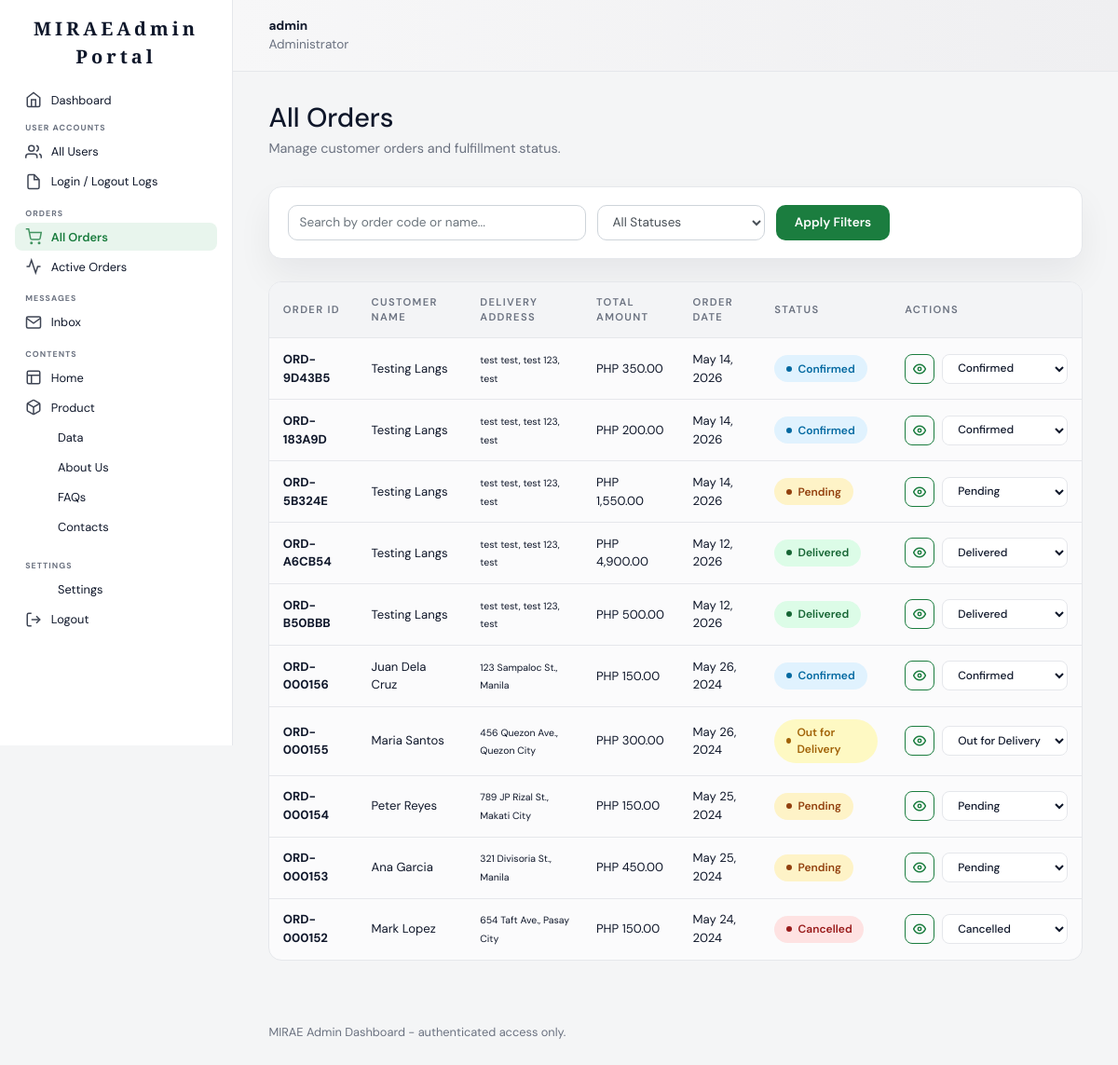
The app's page /admin/orders.php (signed in) with its own data.
### tables this page shows
CREATE TABLE `orders` (
  `id` int(11) NOT NULL AUTO_INCREMENT,
  `order_code` varchar(50) NOT NULL,
  `customer_id` int(11) NOT NULL,
  `total` decimal(10,2) NOT NULL DEFAULT 0.00,
  `payment_status` enum('Paid','Unpaid') NOT NULL DEFAULT 'Unpaid',
  `payment_method` varchar(100) DEFAULT NULL,
  `order_status` enum('Pending','Confirmed','Out for Delivery','Delivered','Cancelled') NOT NULL DEFAULT 'Pending',
  `shipping_method` varchar(100) DEFAULT NULL,
  `tracking_number` varchar(100) DEFAULT NULL,
  `created_at` timestamp NOT NULL DEFAULT current_timestamp(),
  PRIMARY KEY (`id`),
  UNIQUE KEY `order_code` (`order_code`),
  KEY `customer_id` (`customer_id`),
  CONSTRAINT `orders_ibfk_1` FOREIGN KEY (`customer_id`) REFERENCES `customers` (`id`) ON DELETE CASCADE
);

CREATE TABLE `customers` (
  `id` int(11) NOT NULL AUTO_INCREMENT,
  `name` varchar(255) NOT NULL,
  `email` varchar(255) NOT NULL,
  `password` varchar(255) NOT NULL,
  `phone` varchar(20) DEFAULT NULL,
  `address` text DEFAULT NULL,
  `city` varchar(100) DEFAULT NULL,
  `province` varchar(100) DEFAULT NULL,
  `postal_code` varchar(20) DEFAULT NULL,
  `status` enum('Active','Inactive') NOT NULL DEFAULT 'Active',
  `notes` text DEFAULT NULL,
  `created_at` timestamp NOT NULL DEFAULT current_timestamp(),
  `last_login` timestamp NULL DEFAULT NULL,
  `last_logout` timestamp NULL DEFAULT NULL,
  PRIMARY KEY (`id`),
  UNIQUE KEY `email` (`email`)
);

### admin/orders.php (the view, shortened to what this page needs)
<?php
require_once __DIR__ . '/../config/db.php';
$statusFilter = isset($_GET['status']) ? $_GET['status'] : '';
$search = isset($_GET['search']) ? trim($_GET['search']) : '';
$whereClauses = [];
$whereSql = count($whereClauses) > 0 ? "WHERE " . implode(' AND ', $whereClauses) : '';
$orders = [];
$sql = "SELECT o.id, o.order_code, o.payment_status, o.payment_method, o.order_status, o.shipping_method, o.total,
        o.created_at, c.name, c.address, c.city
        FROM orders o
        INNER JOIN customers c ON c.id = o.customer_id
        $whereSql
        ORDER BY o.created_at DESC";
if ($result = $conn->query($sql)) {
    while ($row = $result->fetch_assoc()) {
        $orders[] = $row;
    }
}
include __DIR__ . '/includes/header.php';
include __DIR__ . '/includes/sidebar.php';
?>
<main class="admin-content">
    <div class="page-header">
        <h1><?php echo $statusFilter === 'active' ? 'Active Orders' : 'All Orders'; ?></h1>
        <p>Manage customer orders and fulfillment status.</p>
    </div>
    <section class="table-controls">
        <form action="" method="get" class="search-form">
            <div style="flex: 1; max-width: 320px;">
                <input type="text" name="search" class="form-control" placeholder="Search by order code or name..." value="<?php echo htmlspecialchars($search); ?>">
            </div>
            <?php if ($statusFilter !== 'active') : ?>
            <div style="width: 180px;">
                <select name="status" class="form-control">
                    <option value="">All Statuses</option>
                </select>
            </div>
            <?php else: ?>
                <input type="hidden" name="status" value="active">
            <?php endif; ?>
            <button type="submit" class="btn btn-primary">Apply Filters</button>
        </form>
    </section>
    <div class="table-wrap">
        <table>
            <thead>
                <tr>
                    <th>Order ID</th>
                    <th>Customer Name</th>
                    <th>Delivery Address</th>
                    <th>Total Amount</th>
                    <th>Order Date</th>
                    <th>Status</th>
                    <th>Actions</th>
                </tr>
            </thead>
            <tbody>
                <?php if (!$orders) : ?>
                    <tr><td colspan="7">No orders found.</td></tr>
                <?php else : ?>
                    <?php foreach ($orders as $order) : ?>
                        <?php
                        $statusClass = 'status-' . strtolower(str_replace(' ', '-', $order['order_status']));
                        if ($order['order_status'] === 'Delivered') $statusClass = 'status-completed';
                        if ($order['order_status'] === 'Cancelled') $statusClass = 'status-cancelled';
                        ?>
                        <tr>
                            <td><strong><?php echo htmlspecialchars($order['order_code']); ?></strong></td>
                            <td><?php echo htmlspecialchars($order['name']); ?></td>
                            <td>
                                <small><?php echo htmlspecialchars($order['address']); ?>, <?php echo htmlspecialchars($order['city']); ?></small>
                            </td>
                            <td>PHP <?php echo number_format((float) $order['total'], 2); ?></td>
                            <td><?php echo htmlspecialchars(date('M d, Y', strtotime($order['created_at']))); ?></td>
                            <td><span class="status-pill <?php echo $statusClass; ?>"><?php echo htmlspecialchars($order['order_status']); ?></span></td>
                            <td>
                                <div class="icon-actions">
                                    <a href="view_order.php?id=<?php echo $order['id']; ?>" class="btn btn-outline-primary btn-sm" title="View Details">
                                        <svg viewBox="0 0 24 24" width="14" height="14" fill="none" stroke="currentColor" stroke-width="2.5"><path d="M1 12s4-8 11-8 11 8 11 8-4 8-11 8-11-8-11-8z"></path><circle cx="12" cy="12" r="3"></circle></svg>
                                    </a>
                                    <select class="status-select" onchange="updateStatus(<?php echo $order['id']; ?>, this.value)">
                                        <option value="Pending" <?php echo $order['order_status'] === 'Pending' ? 'selected' : ''; ?>>Pending</option>
                                        <option value="Confirmed" <?php echo $order['order_status'] === 'Confirmed' ? 'selected' : ''; ?>>Confirmed</option>
                                        <option value="Out for Delivery" <?php echo $order['order_status'] === 'Out for Delivery' ? 'selected' : ''; ?>>Out for Delivery</option>
                                        <option value="Delivered" <?php echo $order['order_status'] === 'Delivered' ? 'selected' : ''; ?>>Delivered</option>
                                        <option value="Cancelled" <?php echo $order['order_status'] === 'Cancelled' ? 'selected' : ''; ?>>Cancelled</option>
                                    </select>
                                </div>
                            </td>
                        </tr>
                    <?php endforeach; ?>
                <?php endif; ?>
            </tbody>
        </table>
    </div>
</main>
<?php include __DIR__ . '/includes/footer.php'; ?>

### admin/assets/css/admin.css (style rules this page uses)
:root { --admin-bg: #f4f5f6; --admin-card: #ffffff; --admin-border: #e5e7eb; --admin-text: #0f172a; --admin-muted: #6b7280; --admin-accent: #1b7d3f; --admin-accent-soft: rgba(27, 125, 63, 0.14); --admin-radius: 16px; --admin-shadow: 0 18px 36px rgba(15, 23, 42, 0.06); }
* { box-sizing: border-box; }
body.admin-page { margin: 0; font-family: "DM Sans", "Segoe UI", sans-serif; color: var(--admin-text); background: var(--admin-bg); }
a, a:hover { color: inherit; text-decoration: none !important; }
.table-controls { margin-bottom: 1.5rem; background: var(--admin-card); padding: 1.2rem; border-radius: 14px; border: 1px solid var(--admin-border); box-shadow: var(--admin-shadow); }
.search-form { display: flex; align-items: center; gap: 0.75rem; flex-wrap: wrap; }
.search-form .form-control { height: 38px; border-radius: 10px; font-size: 0.85rem; }
.status-select { padding: 0 0.75rem; height: 32px; border-radius: 8px; border: 1px solid var(--admin-border); font-size: 0.75rem; font-weight: 500; background-color: #ffffff; color: var(--admin-text); cursor: pointer; transition: border-color 0.2s ease; }
.admin-content { padding: 2rem 2.4rem 3rem; max-width: 1250px; }
.page-header { display: flex; flex-direction: column; gap: 0.35rem; margin-bottom: 1.8rem; }
.page-header h1 { margin: 0; font-size: 1.8rem; }
.page-header p { margin: 0; color: var(--admin-muted); font-size: 0.9rem; }
.icon-actions { display: flex; align-items: center; gap: 0.5rem; }
.btn-sm { height: 32px; padding: 0 0.8rem; font-size: 0.75rem; border-radius: 8px; }
.btn-primary { display: inline-flex; align-items: center; justify-content: center; text-decoration: none; background: var(--admin-accent); color: #ffffff; padding: 0 1.2rem; height: 38px; border-radius: 10px; font-size: 0.85rem; font-weight: 600; border: 1px solid transparent; cursor: pointer; transition: all 0.2s ease; }
.btn-outline-primary { display: inline-flex; align-items: center; justify-content: center; background: transparent; color: var(--admin-accent); border: 1px solid var(--admin-accent); padding: 0 0.9rem; height: 32px; border-radius: 8px; font-size: 0.8rem; font-weight: 600; cursor: pointer; transition: all 0.2s ease; }
.table-wrap { overflow: hidden; border-radius: 14px; border: 1px solid var(--admin-border); background: #fbfbfc; }
.table-wrap table { width: 100%; border-collapse: collapse; font-size: 0.82rem; }
.table-wrap th, .table-wrap td { padding: 0.8rem 0.9rem; border-bottom: 1px solid var(--admin-border); text-align: left; vertical-align: middle; }
.table-wrap th { background: #f3f4f6; color: var(--admin-muted); font-weight: 600; font-size: 0.7rem; text-transform: uppercase; letter-spacing: 0.12em; }
.table-wrap tr:last-child td { border-bottom: none; }
.status-pill { display: inline-flex; align-items: center; justify-content: center; padding: 0.2rem 0.6rem; border-radius: 999px; font-size: 0.7rem; font-weight: 600; }
.status-pending { background: #fff3cd; color: #b45309; }
.status-completed { background: #dcfce7; color: #15803d; }
.status-cancelled { background: #fee2e2; color: #b91c1c; }
.status-confirmed { background: #e0f2fe; color: #0369a1; }
.status-out-for-delivery { background: #fef9c3; color: #a16207; }
.icon-actions .btn { width: 32px; height: 32px; padding: 0; display: inline-flex; align-items: center; justify-content: center; border-radius: 8px; }
.status-pill { padding: 0.35rem 0.8rem; border-radius: 999px; font-size: 0.75rem; font-weight: 600; display: inline-flex; align-items: center; gap: 0.4rem; }
.status-pill::before { content: ""; width: 6px; height: 6px; border-radius: 50%; background: currentColor; }
.status-pending { background: #fef3c7; color: #92400e; }
.status-completed { background: #dcfce7; color: #166534; }
.status-cancelled { background: #fee2e2; color: #991b1b; }

### records on screen
orders: order_code "ORD-9D43B5", customer.name "Testing Langs", customer.address "test test, test 123", customer.city "test", total "350.00", created_at "May 14, 2026", order_status "Confirmed", order_status+id "Confirmed"
orders: order_code "ORD-183A9D", customer.name "Testing Langs", customer.address "test test, test 123", customer.city "test", total "200.00", created_at "May 14, 2026", order_status "Confirmed", order_status+id "Confirmed"
orders: order_code "ORD-5B324E", customer.name "Testing Langs", customer.address "test test, test 123", customer.city "test", total "1,550.00", created_at "May 14, 2026", order_status "Pending", order_status+id "Pending"
orders: order_code "ORD-A6CB54", customer.name "Testing Langs", customer.address "test test, test 123", customer.city "test", total "4,900.00", created_at "May 12, 2026", order_status "Delivered", order_status+id "Delivered"
orders: order_code "ORD-B50BBB", customer.name "Testing Langs", customer.address "test test, test 123", customer.city "test", total "500.00", created_at "May 12, 2026", order_status "Delivered", order_status+id "Delivered"
orders: order_code "ORD-000156", customer.name "Juan Dela Cruz", customer.address "123 Sampaloc St.", customer.city "Manila", total "150.00", created_at "May 26, 2024", order_status "Confirmed", order_status+id "Confirmed"
orders: order_code "ORD-000155", customer.name "Maria Santos", customer.address "456 Quezon Ave.", customer.city "Quezon City", total "300.00", created_at "May 26, 2024", order_status "Out for Delivery", order_status+id "Out for Delivery"
orders: order_code "ORD-000154", customer.name "Peter Reyes", customer.address "789 JP Rizal St.", customer.city "Makati City", total "150.00", created_at "May 25, 2024", order_status "Pending", order_status+id "Pending"
orders: order_code "ORD-000153", customer.name "Ana Garcia", customer.address "321 Divisoria St.", customer.city "Manila", total "450.00", created_at "May 25, 2024", order_status "Pending", order_status+id "Pending"
orders: order_code "ORD-000152", customer.name "Mark Lopez", customer.address "654 Taft Ave.", customer.city "Pasay City", total "150.00", created_at "May 24, 2024", order_status "Cancelled", order_status+id "Cancelled"

### other values on screen
$adminName "admin"
$adminRole "Administrator"
